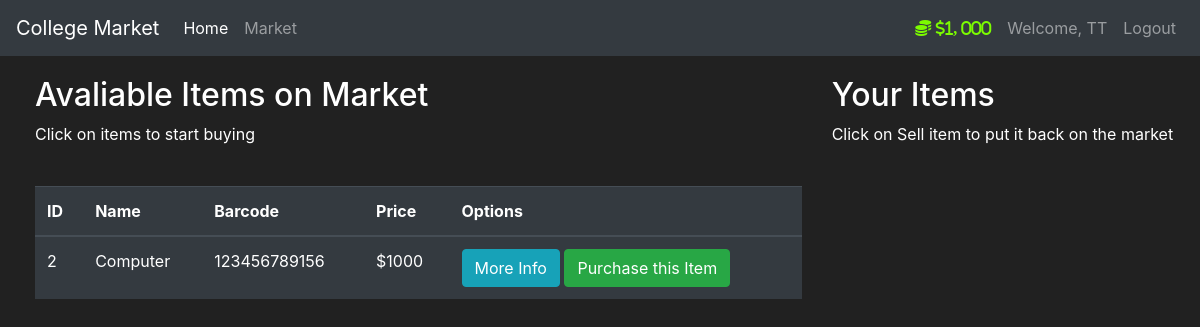
/market (signed in), run on an earlier commit of the app's database.
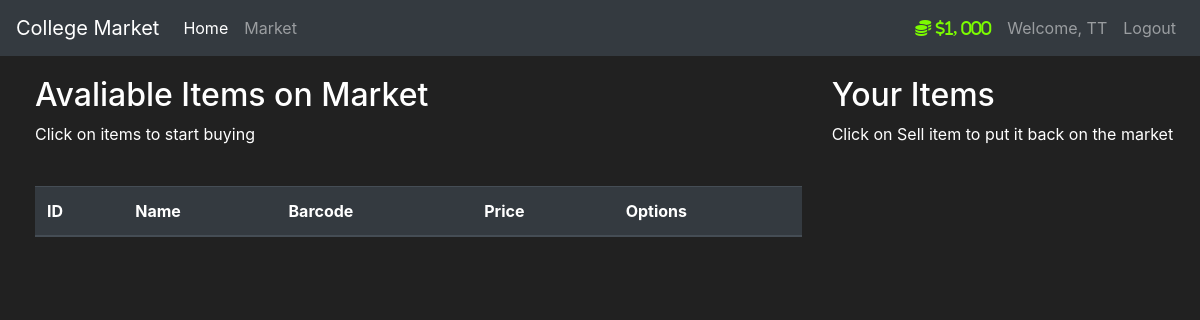
And on a later commit of the database.
### market/models.py (models this page shows, shortened)
class Item(db.Model):
    id = db.Column(db.Integer(), primary_key=True)
    name = db.Column(db.String(length=30), nullable=False,unique = True )
    price = db.Column(db.Integer(), nullable = False)
    barcode = db.Column(db.String(length=12), nullable = False, unique = True)
    description = db.Column(db.String(length=1000), nullable = False, unique = True)
    owner = db.Column(db.Integer(), db.ForeignKey('user.id'))

### market/routes.py (the view, shortened to what this page needs)
@app.route('/market',methods=['GET','POST'])
@login_required
def market_page():
    purhcase_form = PurchaseItemForm()
    if request.method == "GET":
        items = Item.query.filter_by(owner=None)
        return render_template('market.html', items = items, purhcase_form =purhcase_form )

### market/models.py (called while the page is built)
@login_manager.user_loader
def load_user(user_id):
    return User.query.get(int(user_id))

    @property
    def nice_budget(self):
        if len(str(self.budget)) >= 4:
            return f'${str(self.budget)[:-3]}, {str(self.budget)[-3:]}'
        else:
            return f"$ {self.budget}"

### market/templates/market.html (shortened to what this page needs)
{% extends 'base.html' %}
{% block content %}
<div class="row" style="margin-top:20px; margin-left:20px">
    <div class="col-8">
        <h2>
            Avaliable Items on Market
        </h2>
        <p>
            Click on items to start buying
        </p>
        <br>
        <table class="table table-hover table-dark">
            <thead>
                <tr>
                    <th scope="col">ID</th>
                    <th scope="col">Name</th>
                    <th scope="col">Barcode</th>
                    <th scope="col">Price</th>
                    <th scope="col">Options</th>
                </tr>
            </thead>
            <tbody>
            {% for item in items %}
                <tr>
                    <td>{{item.id}}</td>
                    <td>{{item.name}}</td>
                    <td>{{item.barcode}}</td>
                    <td>${{item.price}}</td>
                    <td>
                        <button class="btn btn-outline btn-info" data-toggle="modal" data-target="#Modal-MoreInfo-{{ item.id }}">More Info</button>
                        <button class="btn btn-outline btn-success" data-toggle="modal" data-target="#Modal-PurchaseConfirm-{{ item.id }}">Purchase this Item</button>
                    </td>
                </tr>
            {% endfor %}
            </tbody>
        </table>
    </div>
    <div class="col-4">
        <h2>
            Your Items
        </h2>
        <p>
            Click on Sell item  to put it back on the market
        </p>
        <br>
    </div>
</div>
{% endblock %}

What changed in the data, as far as the page shows it:
no longer on this page (row edited): Item: id "2", name "Computer", barcode "123456789156", price "1000"
